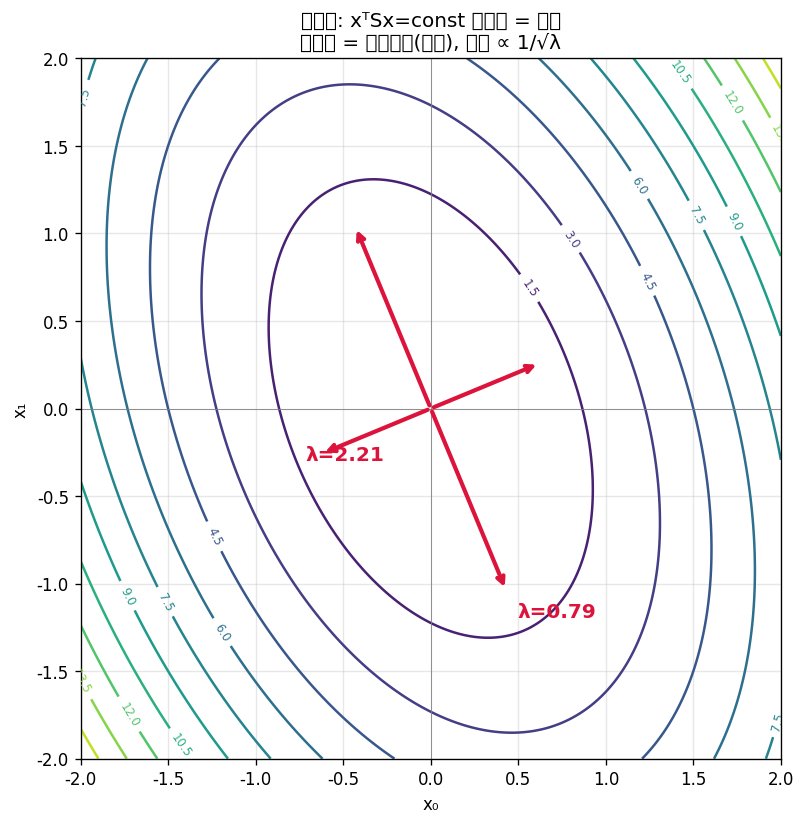

Reproduce this figure in Python.
"""
Berkeley MATH 110 · 实验01: 谱定理可视化 (Axler 风格)
依赖: numpy, matplotlib
运行: python3 spectral_theorem_demo.py

验证 Axler 第 7 章谱定理:
  1. 对称(自伴)矩阵: 特征值全实, 特征向量正交
  2. 正规矩阵 vs 非正规矩阵: 只有正规矩阵能正交对角化
  3. 正定算子的平方根: Σ = LLᵀ (协方差分解 / Cholesky)
  4. 奇异值的 Axler 定义: σᵢ = √(λᵢ(AᵀA))
  5. 二次型椭球: 对称矩阵的特征值 = 椭球半轴
"""
import numpy as np
import matplotlib
matplotlib.use("Agg")
import matplotlib.pyplot as plt
plt.rcParams["font.sans-serif"] = ["Noto Sans CJK SC", "DejaVu Sans"]
plt.rcParams["axes.unicode_minus"] = False

np.random.seed(11)

# ============================================================
# 实验 1: 实谱定理 —— 对称矩阵的特征值与特征向量
# ============================================================
print("=" * 60)
print("实验 1: 实谱定理 (Axler 7.29)")
print("=" * 60)

# 构造对称矩阵 S = (A + Aᵀ)/2
A = np.random.randn(4, 4)
S = (A + A.T) / 2  # 对称 = 自伴 (实情形)
print(f"S 对称? {np.allclose(S, S.T)}")

eigvals, eigvecs = np.linalg.eigh(S)  # 对称矩阵用 eigh
print(f"特征值: {np.round(eigvals, 4)}")
print(f"特征值全实? {np.allclose(eigvals.imag, 0)}")  # 谱定理保证
print(f"特征向量正交? {np.allclose(eigvecs @ eigvecs.T, np.eye(4))}")  # 谱定理保证
# 验证 S = Q Λ Qᵀ
recon = eigvecs @ np.diag(eigvals) @ eigvecs.T
print(f"S = QΛQᵀ 重建正确? {np.allclose(recon, S)}")

# ============================================================
# 实验 2: 正规 vs 非正规 —— 只有正规矩阵能正交对角化
# ============================================================
print("\n" + "=" * 60)
print("实验 2: 正规 vs 非正规 (Axler 复谱定理 7.24)")
print("=" * 60)

# 正规矩阵: Hermite T = T*
T_normal = np.array([[2, 1j], [-1j, 3]])
is_normal = np.allclose(T_normal @ T_normal.conj().T, T_normal.conj().T @ T_normal)
print(f"T_normal 正规? {is_normal}")
ew, ev = np.linalg.eig(T_normal)
print(f"  特征向量酉正交? {np.allclose(ev @ ev.conj().T, np.eye(2))}")

# 非正规矩阵: 一般矩阵
T_nonormal = np.array([[1, 1], [0, 2]])  # 上三角, 非正规
is_normal2 = np.allclose(T_nonormal @ T_nonormal.T, T_nonormal.T @ T_nonormal)
print(f"T_nonormal 正规? {is_normal2}")
ew2, ev2 = np.linalg.eig(T_nonormal)
print(f"  特征向量正交? {np.allclose(ev2 @ ev2.T, np.eye(2))}")
print("  → 非正规矩阵特征向量不正交, 无法正交对角化 (谱定理不适用)")

# ============================================================
# 实验 3: 正定算子的平方根 (Axler 7.36)
# ============================================================
print("\n" + "=" * 60)
print("实验 3: 正定算子的平方根 (协方差分解 Σ = LLᵀ)")
print("=" * 60)

# 构造正定矩阵 P
B = np.random.randn(3, 3)
P = B @ B.T + 0.1 * np.eye(3)  # 正定
eigvals_P = np.linalg.eigvalsh(P)
print(f"P 的特征值: {np.round(eigvals_P, 4)} (全 > 0 → 正定)")

# 平方根: P = Q Λ Qᵀ → √P = Q √Λ Qᵀ
L, Q = np.linalg.eigh(P)  # eigh 返回 (特征值, 特征向量)
sqrt_P = Q @ np.diag(np.sqrt(L)) @ Q.T
print(f"(√P)² = P? {np.allclose(sqrt_P @ sqrt_P, P)}")

# 对比 numpy 的 Cholesky (下三角)
L_chol = np.linalg.cholesky(P)
print(f"Cholesky: L Lᵀ = P? {np.allclose(L_chol @ L_chol.T, P)}")
print("→ 协方差矩阵 Σ = LLᵀ: 用 L 乘标准正态 z 即可生成相关样本 x = μ + Lz")

# ============================================================
# 实验 4: 奇异值的 Axler 定义 σᵢ = √(λᵢ(AᵀA))
# ============================================================
print("\n" + "=" * 60)
print("实验 4: 奇异值 = √(λᵢ(AᵀA)) (Axler 定义, 7.52)")
print("=" * 60)

M = np.random.randn(5, 3)
# Axler: σᵢ = √(AᵀA 的特征值)
eig_AtA = np.linalg.eigvalsh(M.T @ M)  # AᵀA 半正定
axler_sv = np.sqrt(np.sort(eig_AtA)[::-1])
# numpy SVD
numpy_sv = np.linalg.svd(M, compute_uv=False)
print(f"Axler 定义奇异值: {np.round(axler_sv, 6)}")
print(f"numpy SVD 奇异值:  {np.round(numpy_sv, 6)}")
print(f"两者一致? {np.allclose(axler_sv, numpy_sv)}")

# ============================================================
# 实验 5: 二次型椭球 —— 特征值 = 椭球半轴
# ============================================================
print("\n" + "=" * 60)
print("实验 5: 二次型 xᵀSx = const 的等高线是椭球")
print("=" * 60)

S2 = np.array([[2.0, 0.5], [0.5, 1.0]])  # 对称正定
ev2, Q2 = np.linalg.eigh(S2)
print(f"特征值 (椭球半轴²的倒数): {np.round(ev2, 4)}")
print(f"特征向量 (主轴方向):\n{np.round(Q2, 4)}")

# 画等高线 + 主轴
fig, ax = plt.subplots(figsize=(7, 7))
x = np.linspace(-2, 2, 300); y = np.linspace(-2, 2, 300)
X, Y = np.meshgrid(x, y)
Z = S2[0,0]*X**2 + 2*S2[0,1]*X*Y + S2[1,1]*Y**2  # xᵀSx
cs = ax.contour(X, Y, Z, levels=10, cmap="viridis")
ax.clabel(cs, inline=True, fontsize=7, fmt="%.1f")

# 主轴方向 = 特征向量, 长度 ∝ 1/√λ
for i in range(2):
    axis_dir = Q2[:, i] / np.sqrt(ev2[i])  # 半轴方向 × 长度
    ax.annotate("", xy=axis_dir, xytext=(0, 0),
                arrowprops=dict(arrowstyle="->", color="crimson", lw=2.5))
    ax.annotate("", xy=-axis_dir, xytext=(0, 0),
                arrowprops=dict(arrowstyle="->", color="crimson", lw=2.5))
    ax.text(axis_dir[0]*1.15, axis_dir[1]*1.15, f"λ={ev2[i]:.2f}",
            color="crimson", fontsize=12, fontweight="bold")

ax.set_aspect("equal"); ax.grid(True, alpha=0.3)
ax.axhline(0, color="gray", lw=0.5); ax.axvline(0, color="gray", lw=0.5)
ax.set_title("谱定理: xᵀSx=const 等高线 = 椭球\n红箭头 = 特征向量(主轴), 长度 ∝ 1/√λ")
ax.set_xlabel("x₀"); ax.set_ylabel("x₁")

plt.tight_layout()
plt.savefig(__file__.replace(".py", ".png"), dpi=120, bbox_inches="tight")
print(f"图表已保存: {__file__.replace('.py', '.png')}")

print("\n" + "=" * 60)
print("核心结论 (Axler 谱定理的工程意义)")
print("=" * 60)
print("""
1. 对称/自伴矩阵: 谱定理保证特征值实 + 特征向量正交.
   → PCA 的主轴一定存在且正交, 这是定理不是巧合.

2. 正规矩阵: 复谱定理保证能酉对角化. 非正规矩阵不行.

3. 正定算子有平方根 √P: 协方差 Σ=LLᵀ 是其特例,
   用于生成相关高斯样本 x = μ + Lz.

4. 奇异值 σᵢ = √(λᵢ(AᵀA)): Axler 用算子结构定义,
   与 SVD 的几何定义 UΣVᵀ 数值一致.

5. 二次型 xᵀSx 的等高线是椭球, 主轴 = 特征向量,
   半轴 ∝ 1/√λ —— 谱定理的几何可视化.
""")
